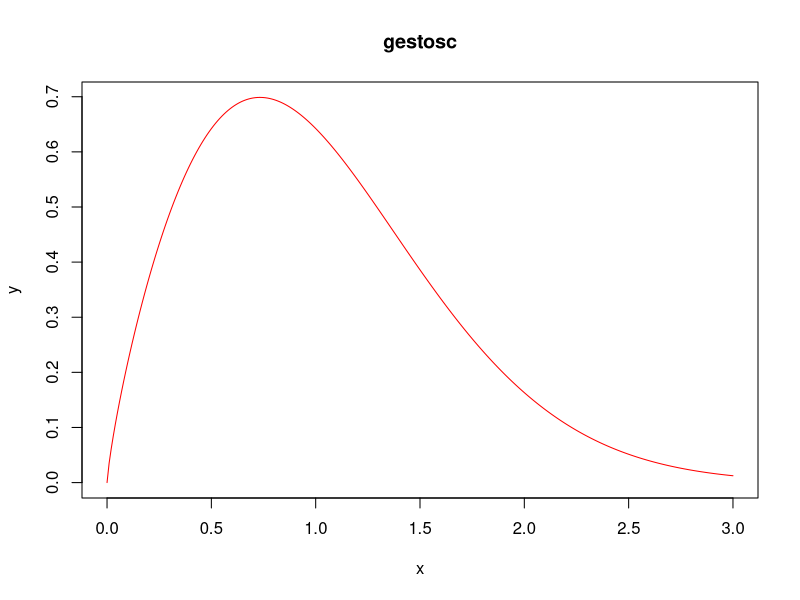

The R source for this figure:
x1 = 0.5
x2 = 1.5
p1 = 0.2
p2 = 0.8

k = log(log(1-p1, exp(1)) / log(1-p2, exp(1)))/ (log(x1,exp(1)) - log(x2,exp(1)))
lambda = x1 / (-log(1-p1, exp(1)))^(1/k)

cat(k,lambda)

x = seq(0,3,by = 0.01)
y = dweibull(x,k,lambda)
png("../LaTex/kolosW.png")
plot(x,y, xlab = "x", ylab = "y", col = "red", type = "l", main = "gestosc")
dev.off()